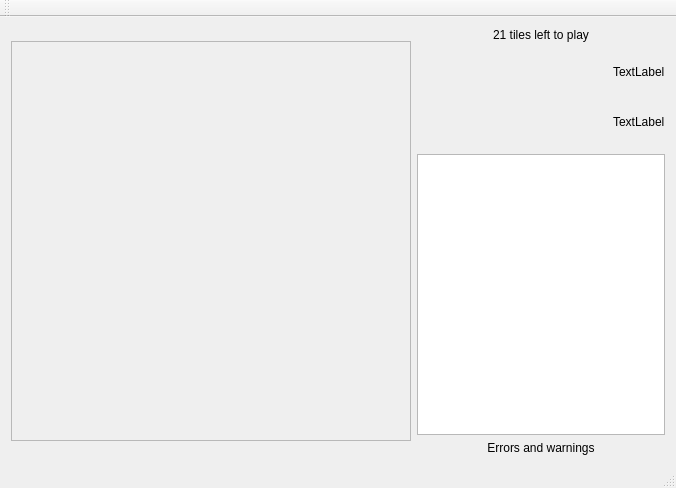
<?xml version="1.0" encoding="UTF-8"?>
<ui version="4.0">
 <class>MainWindow</class>
 <widget class="QMainWindow" name="MainWindow">
  <property name="geometry">
   <rect>
    <x>0</x>
    <y>0</y>
    <width>676</width>
    <height>488</height>
   </rect>
  </property>
  <property name="windowTitle">
   <string>MainWindow</string>
  </property>
  <widget class="QWidget" name="centralWidget">
   <layout class="QHBoxLayout" name="horizontalLayout_3">
    <item>
     <layout class="QHBoxLayout" name="mBoardAndSideBarLayout">
      <item>
       <widget class="QScrollArea" name="mBoardScrollArea">
        <property name="sizePolicy">
         <sizepolicy hsizetype="Fixed" vsizetype="Fixed">
          <horstretch>0</horstretch>
          <verstretch>0</verstretch>
         </sizepolicy>
        </property>
        <property name="minimumSize">
         <size>
          <width>400</width>
          <height>400</height>
         </size>
        </property>
        <property name="baseSize">
         <size>
          <width>100</width>
          <height>100</height>
         </size>
        </property>
        <property name="widgetResizable">
         <bool>false</bool>
        </property>
        <widget class="QWidget" name="scrollAreaWidgetContents">
         <property name="geometry">
          <rect>
           <x>0</x>
           <y>0</y>
           <width>398</width>
           <height>398</height>
          </rect>
         </property>
        </widget>
       </widget>
      </item>
      <item>
       <layout class="QVBoxLayout" name="mSideBarLayout">
        <item>
         <widget class="QLabel" name="mTilesLeftLabel">
          <property name="minimumSize">
           <size>
            <width>50</width>
            <height>0</height>
           </size>
          </property>
          <property name="text">
           <string>21 tiles left to play</string>
          </property>
          <property name="alignment">
           <set>Qt::AlignCenter</set>
          </property>
         </widget>
        </item>
        <item>
         <layout class="QHBoxLayout" name="mPickedTileLayout">
          <item>
           <widget class="QLabel" name="mPickedTileLabel">
            <property name="minimumSize">
             <size>
              <width>100</width>
              <height>100</height>
             </size>
            </property>
            <property name="text">
             <string/>
            </property>
            <property name="pixmap">
             <pixmap>startTile.png</pixmap>
            </property>
            <property name="alignment">
             <set>Qt::AlignCenter</set>
            </property>
           </widget>
          </item>
          <item>
           <layout class="QVBoxLayout" name="mTurnTileLayout">
            <item>
             <widget class="QLabel" name="mTurnRightLabel">
              <property name="sizePolicy">
               <sizepolicy hsizetype="Fixed" vsizetype="Fixed">
                <horstretch>0</horstretch>
                <verstretch>0</verstretch>
               </sizepolicy>
              </property>
              <property name="minimumSize">
               <size>
                <width>40</width>
                <height>40</height>
               </size>
              </property>
              <property name="text">
               <string>TextLabel</string>
              </property>
             </widget>
            </item>
            <item>
             <widget class="QLabel" name="mTurnLeftLabel">
              <property name="sizePolicy">
               <sizepolicy hsizetype="Fixed" vsizetype="Fixed">
                <horstretch>0</horstretch>
                <verstretch>0</verstretch>
               </sizepolicy>
              </property>
              <property name="minimumSize">
               <size>
                <width>40</width>
                <height>40</height>
               </size>
              </property>
              <property name="text">
               <string>TextLabel</string>
              </property>
             </widget>
            </item>
           </layout>
          </item>
         </layout>
        </item>
        <item>
         <widget class="QTextBrowser" name="mFlowLabel"/>
        </item>
        <item>
         <widget class="QLabel" name="mErrorLabel">
          <property name="text">
           <string>Errors and warnings</string>
          </property>
          <property name="alignment">
           <set>Qt::AlignCenter</set>
          </property>
         </widget>
        </item>
       </layout>
      </item>
     </layout>
    </item>
   </layout>
  </widget>
  <widget class="QMenuBar" name="menuBar">
   <property name="geometry">
    <rect>
     <x>0</x>
     <y>0</y>
     <width>676</width>
     <height>21</height>
    </rect>
   </property>
  </widget>
  <widget class="QToolBar" name="mainToolBar">
   <attribute name="toolBarArea">
    <enum>TopToolBarArea</enum>
   </attribute>
   <attribute name="toolBarBreak">
    <bool>false</bool>
   </attribute>
  </widget>
  <widget class="QStatusBar" name="statusBar"/>
 </widget>
 <layoutdefault spacing="6" margin="11"/>
 <resources/>
 <connections/>
</ui>
